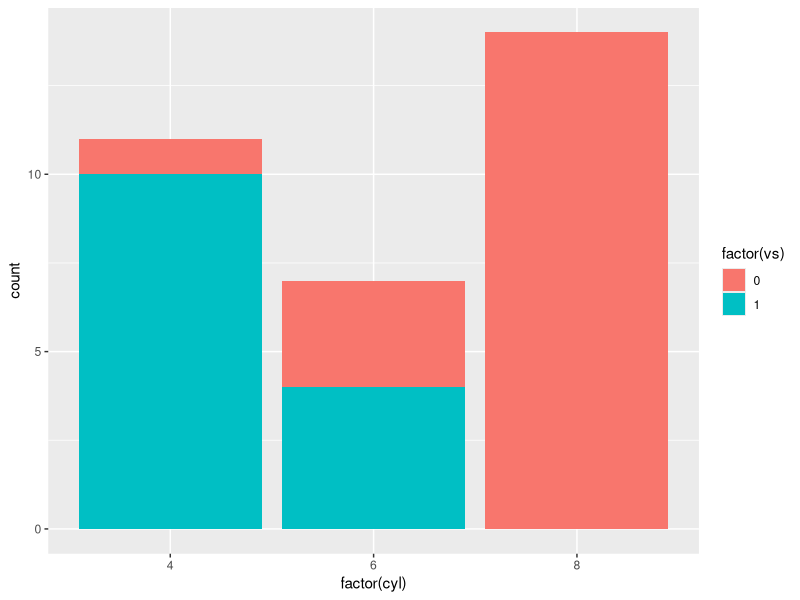
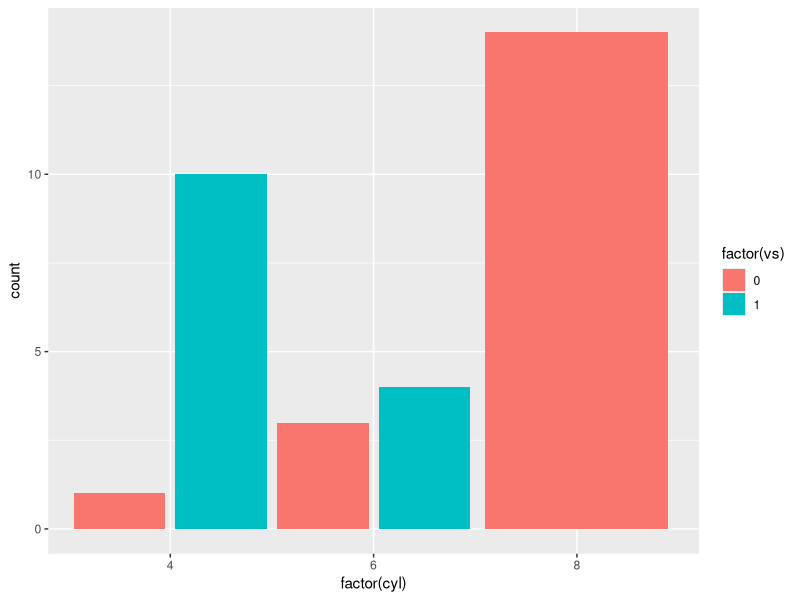
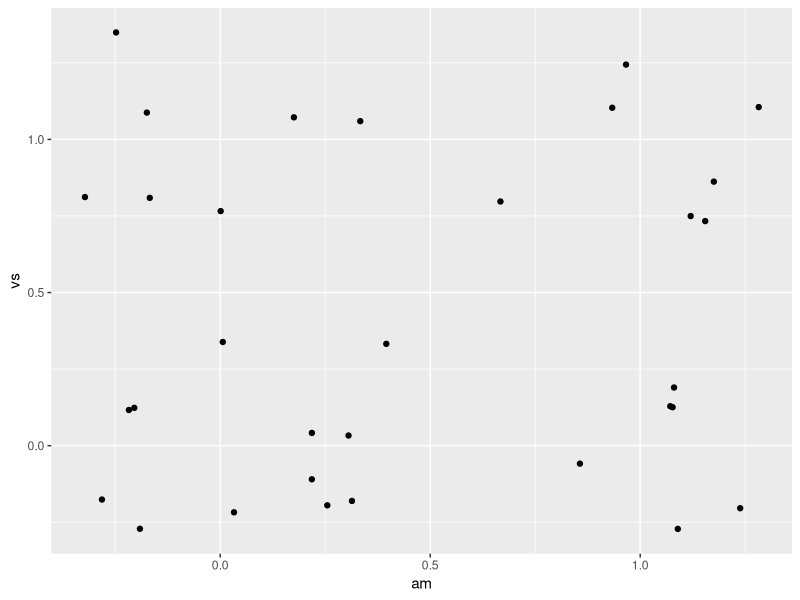
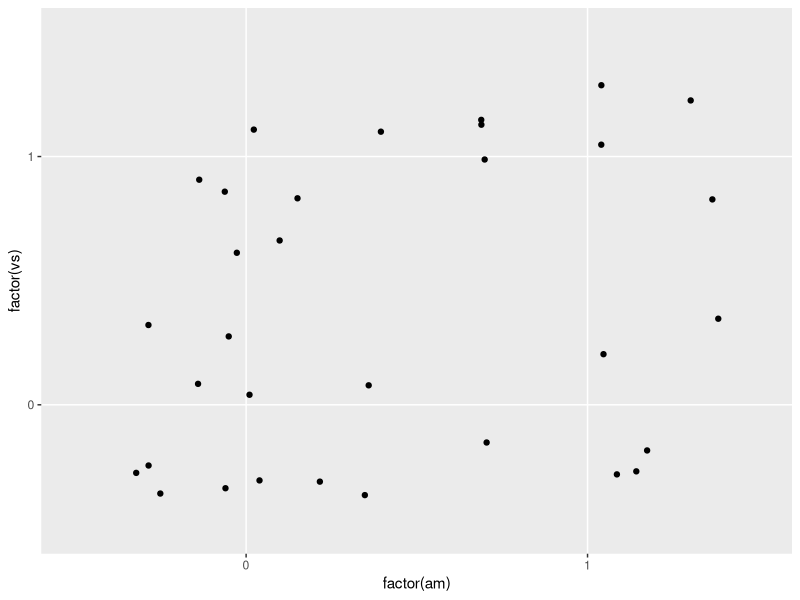
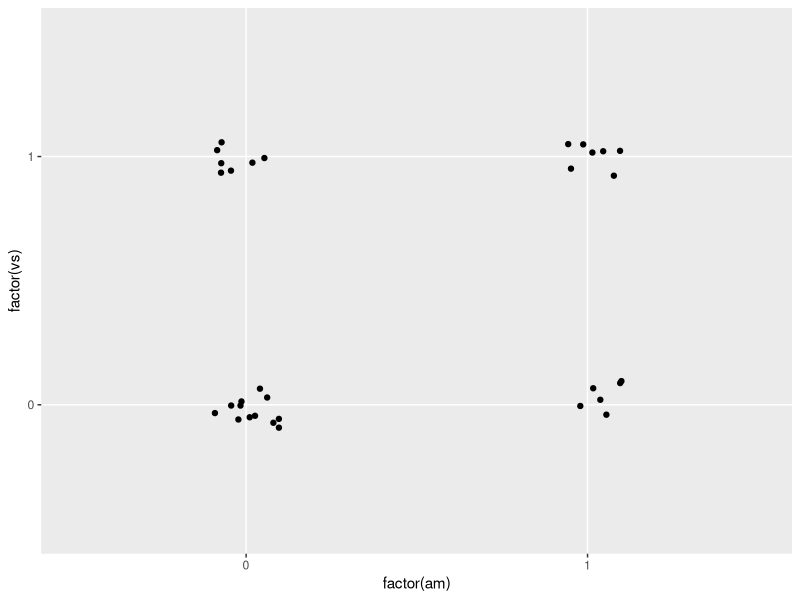
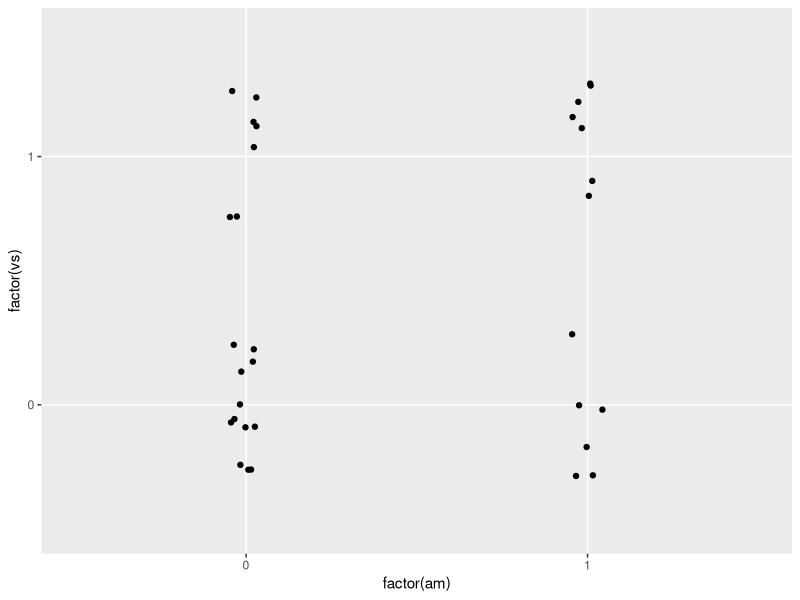
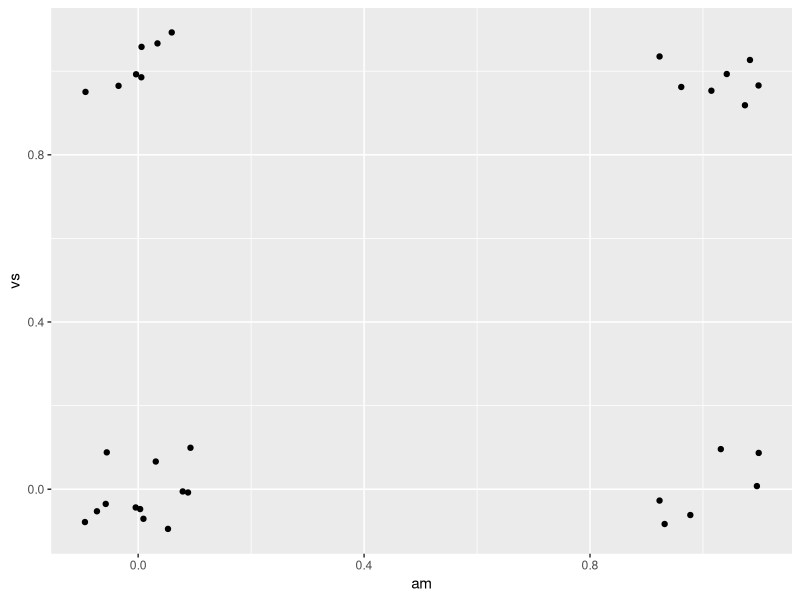
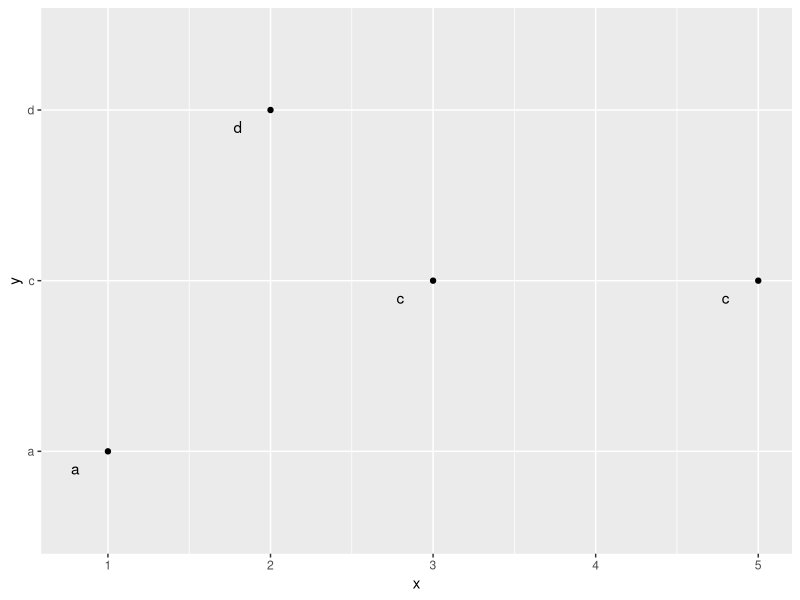

These figures' R source, in order:
## ---- chunk 1
library(ggplot2)
library(readr)
## ---- chunk 2
ggplot(data = mtcars, aes(factor(cyl), fill = factor(vs))) +
  geom_bar()
## ---- chunk 3
ggplot(data = mtcars, aes(factor(cyl), fill = factor(vs))) +
  geom_bar(position = position_dodge(width = 1))
## ---- chunk 4
ggplot(data = mtcars, aes(am, vs)) +
  geom_jitter()
## ---- chunk 5
ggplot(data = mtcars, aes(factor(am), factor(vs))) +
  geom_jitter()
## ---- chunk 6
ggplot(data = mtcars, aes(factor(am), factor(vs))) +
  geom_jitter(position = position_jitter(width = 0.1, height = 0.1))
## ---- chunk 7
ggplot(data = mtcars, aes(factor(am), factor(vs))) +
  geom_jitter(position = position_jitter(width = 0.05, height = 0.3))
## ---- chunk 8
ggplot(data = mtcars, aes(am, vs)) +
  geom_jitter(position = position_jitter(width = 0.1, height = 0.1))
## ---- chunk 9
df <- data.frame(
  x = c(1,3,2,5),
  y = c("a","c","d","c")
)
## ---- chunk 10
ggplot(df, aes(x, y)) +
  geom_point() +
  geom_text(aes(label = y),
            position = position_nudge(y = -0.1, x = -0.2))
## ---- chunk 11
ggplot(data = mtcars, aes(factor(cyl), fill = factor(gear))) +
  geom_bar(position = "fill")
## ---- chunk 12
series <- data.frame(
  time = c(rep(1, 4),rep(2, 4), rep(3, 4), rep(4, 4)),
  type = rep(c('a', 'b', 'c', 'd'), 4),
  value = rpois(16, 10)
)

series$type2 <- factor(series$type, levels = c('c', 'b', 'd', 'a'))
## ---- chunk 13
ggplot(series, aes(time, value, group = type)) +
  geom_line(aes(colour = type)) +
  geom_point(aes(colour = type))
## ---- chunk 14
ggplot(series, aes(time, value, group = type)) +
  geom_line(aes(colour = type), position = "stack") +
  geom_point(aes(colour = type), position = "stack")
